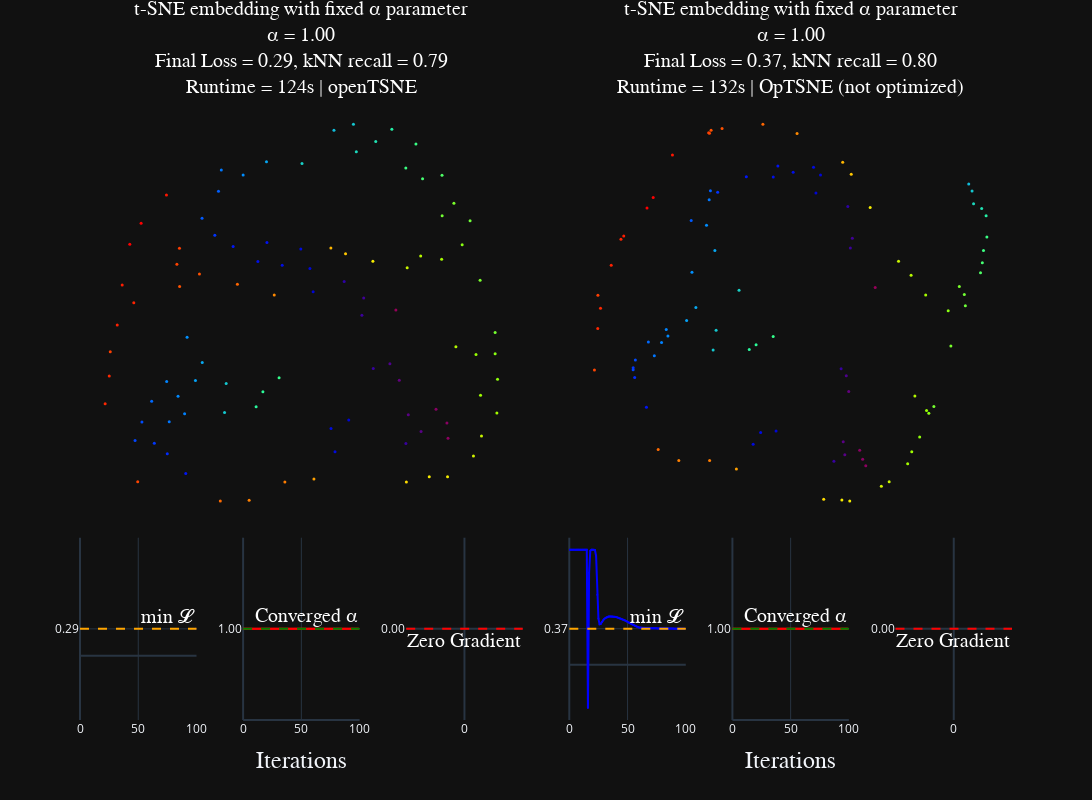

The cell this chart's notebook holds for it:
### Code cell
plot_side_by_side(
    refrence_tsne,
    optsne_not_optimized,
    labels=swiss_5k.labels,
    additional_title_1="Runtime = 124s | openTSNE",
    additional_title_2="Runtime = 132s | OpTSNE (not optimized)",
)

### Figure 1 — Plotly figure (JSON) as saved in the notebook; plotly's stock layout.template omitted (floating-point values rounded to 4 significant figures)
{"data": [{"marker": {"color": [10.45, 14.08, 12.24, 8.122, 8.792, 12.96, 13.24, 6.682, 10.68, 7.832, 13.36, 10.15, 13.78, 10.45, 10.74, 10.9, 11.68, 12.46, 9.101, 5.497, 8.047, 7.338, 6.209, 7.559, 11.62, 9.503, 8.357, 5.221, 12.08, 11.14, 11.89, 10.94, 11.66, 4.858, 6.905, 7.005, 5.316, 13.66, 5.504, 4.87, 10.75, 12.75, 8.797, 10.58, 5.162, 6.433, 13.74, 6.453, 7.967, 8.993, 13.22, 13.43, 8.155, 10.25, 7.503, 11.25, 12.79, 11.14, 6.257, 9.388, 8.441, 8.893, 13.43, 7.948, 4.766, 5.427, 6.163, 8.794, 8.079, 5.237, 9.585, 5.466, 10.26, 5.575, 9.801, 6.819, 7.695, 9.341, 9.704, 14.08, 13.02, 13.86, 7.734, 7.372, 8.671, 13.38, 10.22, 10.5, 12.67, 6.401, 4.835, 9.25, 8.19, 7.261, 6.56, 13.68, 8.418, 10.19, 9.564, 13.71], "colorscale": [[0, "rgb(150,0,90)"], [0.125, "rgb(0,0,200)"], [0.25, "rgb(0,25,255)"], [0.375, "rgb(0,152,255)"], [0.5, "rgb(44,255,150)"], [0.625, "rgb(151,255,0)"], [0.75, "rgb(255,234,0)"], [0.875, "rgb(255,111,0)"], [1, "rgb(255,0,0)"]], "showscale": false, "size": 3}, "mode": "markers", "name": "t-SNE Embedding: Swiss Roll (5000)", "type": "scatter", "x": [5.553, -6.309, 0.8671, -4.587, -2.87, -3.078, -3.824, -1.739, 6.209, -5.529, -6.027, 5.835, -6.58, 6.73, 4.821, 5.329, 4.378, 0.2619, 2.469, 3.544, -4.354, -3.274, 1.505, -5.877, 5.031, -0.9817, -3.966, 3.631, 1.391, 3.59, 3.561, 4.073, 2.366, 5.009, -4.312, -2.622, 2.973, -7.042, 2.379, 4.619, 6.792, -2.05, -2.927, 6.047, 3.308, -0.2063, -6.758, 0.8728, -3.044, 1.776, -4.53, -7.006, -2.264, 6.193, -6.121, 5.956, -0.774, 6.242, 0.1187, -1.559, -3.723, -0.1624, -4.537, -4.902, 3.186, 2.038, 0.2342, 1.672, -4.993, 4.085, 3.542, 1.974, 5.259, 1.342, 4.834, -1.415, -3.731, -1.801, 4.14, -5.906, -2.469, -5.001, -3.145, -5.435, 0.977, -4.629, 6.73, 6.816, -1.153, 1.014, 5.048, 3.043, -4.265, -4.971, -0.8698, -7.19, -1.431, 4.839, 3.903, -6.167], "xaxis": "x", "y": [2.676, 2.691, 2.572, -2.457, -2.023, -6.008, 1.691, 2.112, -2.422, -2.629, -5.357, 3.489, 1.315, -1.018, 2.188, -0.7824, -5.184, -5.263, 6.181, -4.055, -3.051, 3.001, -3.258, -3.325, -5.185, -1.83, -1.923, -3.083, 2.373, 1.899, -5.359, 2.298, 2.123, -3.366, -5.073, 2.623, -1.358, -1.769, -1.518, -2.899, -3.026, -5.977, -3.005, -1.039, -1.915, 2.531, -0.04357, -3.55, 5.211, 5.827, 1.265, -0.9469, 5.043, 1.479, -3.956, -4.481, -5.36, -3.806, 1.872, -2.308, -1.311, 5.43, 2.562, -3.321, 0.4678, 0.872, 1.082, 6.762, -1.96, -3.651, 5.277, 0.2929, 4.081, 1.435, 5.031, 2.758, 3.575, -2.816, 4.913, 3.406, 1.336, 4.362, 4.496, -4.051, 6.559, 2.014, -0.2952, -1.883, 0.9763, -4.336, -3.881, 6.59, -0.4522, -4.404, 1.984, -2.71, 5.488, 3.662, 6.096, 0.7123], "yaxis": "y"}, {"line": {"color": "blue"}, "marker": {"color": "blue", "size": 2}, "mode": "markers+lines", "name": "min 𝓛", "type": "scatter", "x": [0, 1, 2, 3, 4, 5, 6, 7, 8, 9, 10, 11, 12, 13, 14, 15, 16, 17, 18, 19, 20, 21, 22, 23, 24, 25, 26, 27, 28, 29, 30, 31, 32, 33, 34, 35, 36, 37, 38, 39, 40, 41, 42, 43, 44, 45, 46, 47, 48, 49, 50, 51, 52, 53, 54, 55, 56, 57, 58, 59, 60, 61, 62, 63, 64, 65, 66, 67, 68, 69, 70, 71, 72, 73, 74, 75, 76, 77, 78, 79, 80, 81, 82, 83, 84, 85, 86, 87, 88, 89, 90, 91, 92, 93, 94, 95, 96, 97, 98, 99], "xaxis": "x3", "y": [null, null, null, null, null, null, null, null, null, null, null, null, null, null, null, null, null, null, null, null, null, null, null, null, null, null, null, null, null, null, null, null, null, null, null, null, null, null, null, null, null, null, null, null, null, null, null, null, null, null, null, null, null, null, null, null, null, null, null, null, null, null, null, null, null, null, null, null, null, null, null, null, null, null, null, null, null, null, null, null, null, null, null, null, null, null, null, null, null, null, null, null, null, null, null, null, null, null, null, 0.2944], "yaxis": "y3"}, {"line": {"color": "red"}, "marker": {"color": "red", "size": 2}, "mode": "markers+lines", "name": "Converged α", "type": "scatter", "x": [0, 1, 2, 3, 4, 5, 6, 7, 8, 9, 10, 11, 12, 13, 14, 15, 16, 17, 18, 19, 20, 21, 22, 23, 24, 25, 26, 27, 28, 29, 30, 31, 32, 33, 34, 35, 36, 37, 38, 39, 40, 41, 42, 43, 44, 45, 46, 47, 48, 49, 50, 51, 52, 53, 54, 55, 56, 57, 58, 59, 60, 61, 62, 63, 64, 65, 66, 67, 68, 69, 70, 71, 72, 73, 74, 75, 76, 77, 78, 79, 80, 81, 82, 83, 84, 85, 86, 87, 88, 89, 90, 91, 92, 93, 94, 95, 96, 97, 98, 99], "xaxis": "x4", "y": [1, 1, 1, 1, 1, 1, 1, 1, 1, 1, 1, 1, 1, 1, 1, 1, 1, 1, 1, 1, 1, 1, 1, 1, 1, 1, 1, 1, 1, 1, 1, 1, 1, 1, 1, 1, 1, 1, 1, 1, 1, 1, 1, 1, 1, 1, 1, 1, 1, 1, 1, 1, 1, 1, 1, 1, 1, 1, 1, 1, 1, 1, 1, 1, 1, 1, 1, 1, 1, 1, 1, 1, 1, 1, 1, 1, 1, 1, 1, 1, 1, 1, 1, 1, 1, 1, 1, 1, 1, 1, 1, 1, 1, 1, 1, 1, 1, 1, 1, 1], "yaxis": "y4"}, {"line": {"color": "green"}, "marker": {"color": "green", "size": 2}, "mode": "markers+lines", "name": "Zero Gradient", "type": "scatter", "x": [], "xaxis": "x5", "y": [], "yaxis": "y5"}, {"marker": {"color": [10.45, 14.08, 12.24, 8.122, 8.792, 12.96, 13.24, 6.682, 10.68, 7.832, 13.36, 10.15, 13.78, 10.45, 10.74, 10.9, 11.68, 12.46, 9.101, 5.497, 8.047, 7.338, 6.209, 7.559, 11.62, 9.503, 8.357, 5.221, 12.08, 11.14, 11.89, 10.94, 11.66, 4.858, 6.905, 7.005, 5.316, 13.66, 5.504, 4.87, 10.75, 12.75, 8.797, 10.58, 5.162, 6.433, 13.74, 6.453, 7.967, 8.993, 13.22, 13.43, 8.155, 10.25, 7.503, 11.25, 12.79, 11.14, 6.257, 9.388, 8.441, 8.893, 13.43, 7.948, 4.766, 5.427, 6.163, 8.794, 8.079, 5.237, 9.585, 5.466, 10.26, 5.575, 9.801, 6.819, 7.695, 9.341, 9.704, 14.08, 13.02, 13.86, 7.734, 7.372, 8.671, 13.38, 10.22, 10.5, 12.67, 6.401, 4.835, 9.25, 8.19, 7.261, 6.56, 13.68, 8.418, 10.19, 9.564, 13.71], "colorscale": [[0, "rgb(150,0,90)"], [0.125, "rgb(0,0,200)"], [0.25, "rgb(0,25,255)"], [0.375, "rgb(0,152,255)"], [0.5, "rgb(44,255,150)"], [0.625, "rgb(151,255,0)"], [0.75, "rgb(255,234,0)"], [0.875, "rgb(255,111,0)"], [1, "rgb(255,0,0)"]], "showscale": false, "size": 3}, "mode": "markers", "name": "t-SNE Embedding: Swiss Roll (5000)", "type": "scatter", "x": [3.435, -3.189, 1.115, -2.729, -1.669, -2.944, -1.538, -0.4121, 2.634, -3.159, -4.346, 3.813, -3.701, 3.01, 2.941, 2.703, 1.097, -1.223, 4.172, 0.922, -2.869, -1.635, -0.3511, -3.445, 1.27, -0.4139, -2.317, 1.127, 1.303, 2.343, 0.6975, 2.619, 1.719, 1.554, -3.202, -1.005, 1.194, -4.212, 1.08, 1.489, 2.544, -2.489, -1.735, 2.959, 1.248, 0.4731, -3.977, -0.6901, -1.822, 3.994, -1.78, -4.269, -1.881, 3.494, -3.494, 1.965, -1.812, 2.138, 0.6266, -0.7898, -2.115, -1.165, -1.833, -3.028, 1.83, 1.327, 0.5258, 3.96, -2.766, 1.162, 4.212, 1.284, 3.68, 1.227, 4.146, -0.3106, -2.217, -0.9401, 4.187, -3.054, -0.6403, -2.629, -1.794, -3.494, 3.887, -1.816, 3.12, 2.808, 0.1113, -0.8543, 1.623, 4.27, -2.2, -3.46, 0.02604, -4.272, -1.696, 3.79, 4.286, -3.762], "xaxis": "x2", "y": [-0.05612, 1.902, 2.779, -0.5412, -0.4316, -2.707, 3.422, 2.494, -2.748, -0.6552, -1.19, 0.03579, 1.369, -2.016, 0.2412, -1.686, -3.671, -3.08, 1.892, -2.933, -0.6645, 2.205, -2.355, -0.9983, -3.692, -0.5496, -0.2433, -2.56, 2.549, 0.8849, -3.655, 0.6191, 1.912, -2.894, -1.902, 2.5, -1.302, -0.01172, -1.164, -2.723, -2.982, -2.919, -0.8077, -1.962, -1.601, 2.684, 0.81, -2.382, 2.061, 1.986, 3.389, 0.2381, 1.575, -0.7318, -1.184, -3.411, -2.92, -3.325, 2.532, -0.7051, 0.001977, 0.3343, 3.341, -0.9158, 0.3878, 1.328, 2.189, 2.231, -0.4165, -2.807, 1.093, 1.141, 0.4038, 1.933, 0.6679, 2.706, 1.663, -0.8, 0.8582, 2.105, 3.503, 2.915, 2.233, -1.147, 2.365, 3.332, -1.886, -2.471, 3.324, -2.607, -3.019, 1.757, 0.6782, -1.334, 2.587, -0.3966, 1.093, 0.2536, 1.348, 1.306], "yaxis": "y2"}, {"line": {"color": "blue"}, "marker": {"color": "blue", "size": 2}, "mode": "markers+lines", "name": "min 𝓛", "type": "scatter", "x": [0, 1, 2, 3, 4, 5, 6, 7, 8, 9, 10, 11, 12, 13, 14, 15, 16, 17, 18, 19, 20, 21, 22, 23, 24, 25, 26, 27, 28, 29, 30, 31, 32, 33, 34, 35, 36, 37, 38, 39, 40, 41, 42, 43, 44, 45, 46, 47, 48, 49, 50, 51, 52, 53, 54, 55, 56, 57, 58, 59, 60, 61, 62, 63, 64, 65, 66, 67, 68, 69, 70, 71, 72, 73, 74, 75, 76, 77, 78, 79, 80, 81, 82, 83, 84, 85, 86, 87, 88, 89, 90, 91, 92, 93, 94, 95, 96, 97, 98, 99], "xaxis": "x6", "y": [1.171, 1.171, 1.171, 1.171, 1.171, 1.171, 1.171, 1.171, 1.171, 1.171, 1.171, 1.171, 1.171, 1.171, 1.171, 1.171, -0.4385, 0.9373, 1.161, 1.171, 1.171, 1.171, 1.169, 1.11, 0.7134, 0.4708, 0.4131, 0.4163, 0.4352, 0.454, 0.4667, 0.4768, 0.4846, 0.4891, 0.4914, 0.492, 0.4921, 0.4918, 0.4906, 0.4891, 0.4865, 0.4832, 0.4793, 0.4752, 0.4709, 0.4663, 0.4616, 0.4563, 0.4505, 0.4443, 0.4378, 0.4311, 0.4243, 0.4173, 0.4101, 0.4042, 0.3983, 0.393, 0.3882, 0.3839, 0.381, 0.3791, 0.3769, 0.3752, 0.3738, 0.3726, 0.3721, 0.3723, 0.3725, 0.3727, 0.3725, 0.3723, 0.372, 0.3718, 0.3716, 0.3712, 0.3707, 0.3701, 0.37, 0.3702, 0.37, 0.3697, 0.3694, 0.3695, 0.3693, 0.3691, 0.3688, 0.3687, 0.3689, 0.3687, 0.3685, 0.3682, 0.368, 0.3678, 0.3677, 0.3677, 0.3676, 0.3676, 0.3676, 0.3676], "yaxis": "y6"}, {"line": {"color": "red"}, "marker": {"color": "red", "size": 2}, "mode": "markers+lines", "name": "Converged α", "type": "scatter", "x": [0, 1, 2, 3, 4, 5, 6, 7, 8, 9, 10, 11, 12, 13, 14, 15, 16, 17, 18, 19, 20, 21, 22, 23, 24, 25, 26, 27, 28, 29, 30, 31, 32, 33, 34, 35, 36, 37, 38, 39, 40, 41, 42, 43, 44, 45, 46, 47, 48, 49, 50, 51, 52, 53, 54, 55, 56, 57, 58, 59, 60, 61, 62, 63, 64, 65, 66, 67, 68, 69, 70, 71, 72, 73, 74, 75, 76, 77, 78, 79, 80, 81, 82, 83, 84, 85, 86, 87, 88, 89, 90, 91, 92, 93, 94, 95, 96, 97, 98, 99], "xaxis": "x7", "y": [1, 1, 1, 1, 1, 1, 1, 1, 1, 1, 1, 1, 1, 1, 1, 1, 1, 1, 1, 1, 1, 1, 1, 1, 1, 1, 1, 1, 1, 1, 1, 1, 1, 1, 1, 1, 1, 1, 1, 1, 1, 1, 1, 1, 1, 1, 1, 1, 1, 1, 1, 1, 1, 1, 1, 1, 1, 1, 1, 1, 1, 1, 1, 1, 1, 1, 1, 1, 1, 1, 1, 1, 1, 1, 1, 1, 1, 1, 1, 1, 1, 1, 1, 1, 1, 1, 1, 1, 1, 1, 1, 1, 1, 1, 1, 1, 1, 1, 1, 1], "yaxis": "y7"}, {"line": {"color": "green"}, "marker": {"color": "green", "size": 2}, "mode": "markers+lines", "name": "Zero Gradient", "type": "scatter", "x": [], "xaxis": "x8", "y": [], "yaxis": "y8"}], "layout": {"annotations": [{"font": {"color": "white", "family": "Courier New, monospace", "size": 20}, "showarrow": false, "text": "t-SNE embedding with fixed α parameter<br>α = 1.00<br>Final Loss = 0.29, kNN recall = 0.79<br>Runtime = 124s | openTSNE", "x": 0.2375, "xanchor": "center", "xref": "paper", "y": 1, "yanchor": "bottom", "yref": "paper"}, {"font": {"color": "white", "family": "Courier New, monospace", "size": 20}, "showarrow": false, "text": "t-SNE embedding with fixed α parameter<br>α = 1.00<br>Final Loss = 0.37, kNN recall = 0.80<br>Runtime = 132s | OpTSNE (not optimized)", "x": 0.7625, "xanchor": "center", "xref": "paper", "y": 1, "yanchor": "bottom", "yref": "paper"}, {"font": {"color": "white", "family": "Courier New, monospace", "size": 20}, "showarrow": false, "text": "min 𝓛", "x": 1, "xanchor": "right", "xref": "x3 domain", "y": 0.2944, "yanchor": "bottom", "yref": "y3"}, {"font": {"color": "white", "family": "Courier New, monospace", "size": 20}, "showarrow": false, "text": "Converged α", "x": 1, "xanchor": "right", "xref": "x4 domain", "y": 1, "yanchor": "bottom", "yref": "y4"}, {"font": {"color": "white", "family": "Courier New, monospace", "size": 20}, "showarrow": false, "text": "Zero Gradient", "x": 1, "xanchor": "right", "xref": "x5 domain", "y": 0, "yanchor": "top", "yref": "y5"}, {"font": {"color": "white", "family": "Courier New, monospace", "size": 20}, "showarrow": false, "text": "min 𝓛", "x": 1, "xanchor": "right", "xref": "x6 domain", "y": 0.3676, "yanchor": "bottom", "yref": "y6"}, {"font": {"color": "white", "family": "Courier New, monospace", "size": 20}, "showarrow": false, "text": "Converged α", "x": 1, "xanchor": "right", "xref": "x7 domain", "y": 1, "yanchor": "bottom", "yref": "y7"}, {"font": {"color": "white", "family": "Courier New, monospace", "size": 20}, "showarrow": false, "text": "Zero Gradient", "x": 1, "xanchor": "right", "xref": "x8 domain", "y": 0, "yanchor": "top", "yref": "y8"}], "height": 800, "shapes": [{"line": {"color": "orange", "dash": "dash"}, "type": "line", "x0": 0, "x1": 1, "xref": "x3 domain", "y0": 0.2944, "y1": 0.2944, "yref": "y3"}, {"line": {"color": "green", "dash": "dash"}, "type": "line", "x0": 0, "x1": 1, "xref": "x4 domain", "y0": 1, "y1": 1, "yref": "y4"}, {"line": {"color": "red", "dash": "dash"}, "type": "line", "x0": 0, "x1": 1, "xref": "x5 domain", "y0": 0, "y1": 0, "yref": "y5"}, {"line": {"color": "orange", "dash": "dash"}, "type": "line", "x0": 0, "x1": 1, "xref": "x6 domain", "y0": 0.3676, "y1": 0.3676, "yref": "y6"}, {"line": {"color": "green", "dash": "dash"}, "type": "line", "x0": 0, "x1": 1, "xref": "x7 domain", "y0": 1, "y1": 1, "yref": "y7"}, {"line": {"color": "red", "dash": "dash"}, "type": "line", "x0": 0, "x1": 1, "xref": "x8 domain", "y0": 0, "y1": 0, "yref": "y8"}], "showlegend": false, "title": {"font": {"color": "white", "family": "Courier New, monospace", "size": 20}, "text": "", "x": 0.5, "y": 0.99, "yanchor": "top"}, "width": 1600, "xaxis": {"anchor": "y", "domain": [0, 0.475], "showgrid": false, "showticklabels": false, "zeroline": false}, "xaxis2": {"anchor": "y2", "domain": [0.525, 1], "showgrid": false, "showticklabels": false, "zeroline": false}, "xaxis3": {"anchor": "y3", "domain": [0, 0.125], "range": [0, 100], "ticktext": ["0", "50", "100"], "tickvals": [0, 50, 100], "title": {}}, "xaxis4": {"anchor": "y4", "domain": [0.175, 0.3], "range": [0, 100], "ticktext": ["0", "50", "100"], "tickvals": [0, 50, 100], "title": {"font": {"family": "Courier New, monospace", "size": 24}, "text": "Iterations"}}, "xaxis5": {"anchor": "y5", "domain": [0.35, 0.475], "range": [0, 0], "ticktext": ["0", "50", "100"], "tickvals": [0, 50, 100], "title": {}}, "xaxis6": {"anchor": "y6", "domain": [0.525, 0.65], "range": [0, 100], "ticktext": ["0", "50", "100"], "tickvals": [0, 50, 100], "title": {}}, "xaxis7": {"anchor": "y7", "domain": [0.7, 0.825], "range": [0, 100], "ticktext": ["0", "50", "100"], "tickvals": [0, 50, 100], "title": {"font": {"family": "Courier New, monospace", "size": 24}, "text": "Iterations"}}, "xaxis8": {"anchor": "y8", "domain": [0.875, 1], "range": [0, 0], "ticktext": ["0", "50", "100"], "tickvals": [0, 50, 100], "title": {}}, "yaxis": {"anchor": "x", "domain": [0.314, 1], "showgrid": false, "showticklabels": false, "zeroline": false}, "yaxis2": {"anchor": "x2", "domain": [0.314, 1], "showgrid": false, "showticklabels": false, "zeroline": false}, "yaxis3": {"anchor": "x3", "domain": [0, 0.294], "ticktext": ["0.29"], "tickvals": [0.2944]}, "yaxis4": {"anchor": "x4", "domain": [0, 0.294], "ticktext": ["1.00"], "tickvals": [1]}, "yaxis5": {"anchor": "x5", "domain": [0, 0.294], "ticktext": ["0.00"], "tickvals": [0]}, "yaxis6": {"anchor": "x6", "domain": [0, 0.294], "ticktext": ["0.37"], "tickvals": [0.3676]}, "yaxis7": {"anchor": "x7", "domain": [0, 0.294], "ticktext": ["1.00"], "tickvals": [1]}, "yaxis8": {"anchor": "x8", "domain": [0, 0.294], "ticktext": ["0.00"], "tickvals": [0]}}}
